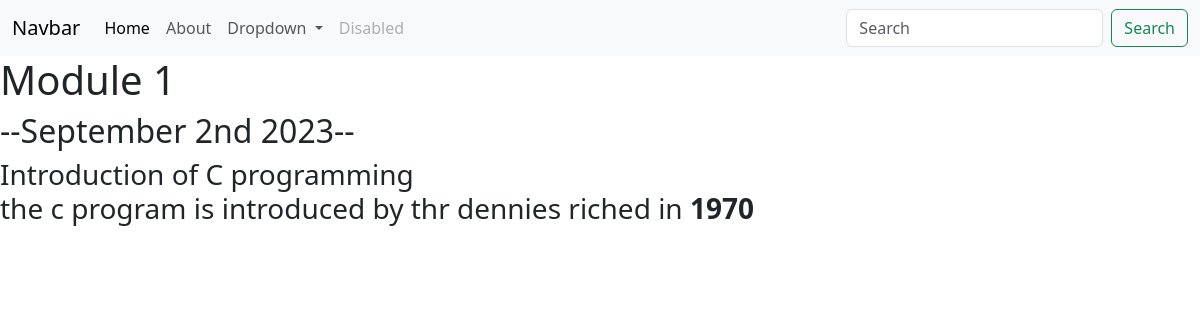
Page /blog/1/ on the committed database.
### blog/models.py (models this page shows)
class Blog(models.Model):
    title=models.CharField(max_length=200)
    description=models.TextField()
    date=models.DateField()

### blog/views.py (the view)
# urls.py: path('<int:blog_id>/',views.detail, name='detail'),
def detail(request,blog_id):
    blog =get_object_or_404(Blog, pk=blog_id)
    return render(request,'blog/detail.html',{'blog':blog})

### blog/templates/blog/detail.html
{% extends 'portfolio/base.html' %}
{% block content %}
<h1>{{ blog.title }}</h1>
<h2>--{{ blog.date|date:'F jS Y'}}--</h2>
<h3>{{ blog.description|safe}}</h3>
{% endblock %}

### rows in the picture
Blog: title "Module 1", date "September 2nd 2023", description "Introduction of C programming the c program is introduced by thr dennies riched in 1970"
